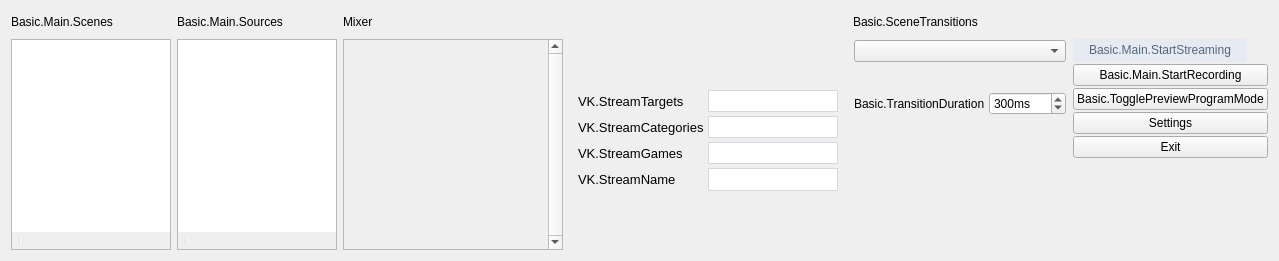
      <widget class="QWidget" name="gridLayoutWidget_2">
       <layout class="QGridLayout" name="gridLayout_2">
        <item row="1" column="5">
         <widget class="QWidget" name="transitionsContainer" native="true">
          <layout class="QVBoxLayout" name="verticalLayout">
           <property name="spacing">
            <number>4</number>
           </property>
           <property name="leftMargin">
            <number>1</number>
           </property>
           <property name="topMargin">
            <number>1</number>
           </property>
           <property name="rightMargin">
            <number>1</number>
           </property>
           <property name="bottomMargin">
            <number>2</number>
           </property>
           <item>
            <widget class="QComboBox" name="transitions">
             <property name="minimumSize">
              <size>
               <width>120</width>
               <height>0</height>
              </size>
             </property>
             <property name="accessibleName">
              <string>Transition</string>
             </property>
            </widget>
           </item>
           <item>
            <layout class="QHBoxLayout" name="horizontalLayout_4">
             <property name="spacing">
              <number>4</number>
             </property>
             <item>
              <spacer name="horizontalSpacer">
               <property name="orientation">
                <enum>Qt::Horizontal</enum>
               </property>
               <property name="sizeType">
                <enum>QSizePolicy::Preferred</enum>
               </property>
               <property name="sizeHint" stdset="0">
                <size>
                 <width>40</width>
                 <height>20</height>
                </size>
               </property>
              </spacer>
             </item>
             <item>
              <widget class="QPushButton" name="transitionAdd">
               <property name="sizePolicy">
                <sizepolicy hsizetype="Maximum" vsizetype="Maximum">
                 <horstretch>0</horstretch>
                 <verstretch>0</verstretch>
                </sizepolicy>
               </property>
               <property name="maximumSize">
                <size>
                 <width>22</width>
                 <height>22</height>
                </size>
               </property>
               <property name="toolTip">
                <string>Basic.AddTransition</string>
               </property>
               <property name="accessibleName">
                <string>Basic.AddTransition</string>
               </property>
               <property name="text">
                <string notr="true"/>
               </property>
               <property name="icon">
                <iconset resource="obs.qrc">
                 <normaloff>:/res/images/add.png</normaloff>:/res/images/add.png</iconset>
               </property>
               <property name="flat">
                <bool>true</bool>
               </property>
               <property name="themeID" stdset="0">
                <string notr="true">addIconSmall</string>
               </property>
              </widget>
             </item>
             <item>
              <widget class="QPushButton" name="transitionRemove">
               <property name="sizePolicy">
                <sizepolicy hsizetype="Maximum" vsizetype="Maximum">
                 <horstretch>0</horstretch>
                 <verstretch>0</verstretch>
                </sizepolicy>
               </property>
               <property name="maximumSize">
                <size>
                 <width>22</width>
                 <height>22</height>
                </size>
               </property>
               <property name="toolTip">
                <string>Basic.RemoveTransition</string>
               </property>
               <property name="accessibleName">
                <string>Basic.RemoveTransition</string>
               </property>
               <property name="text">
                <string notr="true"/>
               </property>
               <property name="icon">
                <iconset resource="obs.qrc">
                 <normaloff>:/res/images/list_remove.png</normaloff>:/res/images/list_remove.png</iconset>
               </property>
               <property name="flat">
                <bool>true</bool>
               </property>
               <property name="themeID" stdset="0">
                <string notr="true">removeIconSmall</string>
               </property>
              </widget>
             </item>
             <item>
              <widget class="QPushButton" name="transitionProps">
               <property name="sizePolicy">
                <sizepolicy hsizetype="Maximum" vsizetype="Maximum">
                 <horstretch>0</horstretch>
                 <verstretch>0</verstretch>
                </sizepolicy>
               </property>
               <property name="maximumSize">
                <size>
                 <width>22</width>
                 <height>22</height>
                </size>
               </property>
               <property name="toolTip">
                <string>Basic.TransitionProperties</string>
               </property>
               <property name="accessibleName">
                <string>Basic.TransitionProperties</string>
               </property>
               <property name="text">
                <string notr="true"/>
               </property>
               <property name="icon">
                <iconset resource="obs.qrc">
                 <normaloff>:/res/images/configuration21_16.png</normaloff>:/res/images/configuration21_16.png</iconset>
               </property>
               <property name="flat">
                <bool>true</bool>
               </property>
               <property name="themeID" stdset="0">
                <string notr="true">configIconSmall</string>
               </property>
              </widget>
             </item>
            </layout>
           </item>
           <item>
            <layout class="QHBoxLayout" name="horizontalLayout_3">
             <property name="spacing">
              <number>4</number>
             </property>
             <item>
              <widget class="QLabel" name="transitionDurationLabel">
               <property name="sizePolicy">
                <sizepolicy hsizetype="Maximum" vsizetype="Preferred">
                 <horstretch>0</horstretch>
                 <verstretch>0</verstretch>
                </sizepolicy>
               </property>
               <property name="text">
                <string>Basic.TransitionDuration</string>
               </property>
               <property name="buddy">
                <cstring>transitionDuration</cstring>
               </property>
              </widget>
             </item>
             <item>
              <widget class="QSpinBox" name="transitionDuration">
               <property name="accessibleName">
                <string>Basic.TransitionDuration</string>
               </property>
               <property name="suffix">
                <string>ms</string>
               </property>
               <property name="minimum">
                <number>2</number>
               </property>
               <property name="maximum">
                <number>10000</number>
               </property>
               <property name="singleStep">
                <number>50</number>
               </property>
               <property name="value">
                <number>300</number>
               </property>
              </widget>
             </item>
            </layout>
           </item>
           <item>
            <spacer name="verticalSpacer">
             <property name="orientation">
              <enum>Qt::Vertical</enum>
             </property>
             <property name="sizeHint" stdset="0">
              <size>
               <width>20</width>
               <height>40</height>
              </size>
             </property>
            </spacer>
           </item>
          </layout>
         </widget>
        </item>
        <item row="1" column="3">
         <widget class="QWidget" name="vkOptionsContainer" native="true">
          <property name="sizePolicy">
           <sizepolicy hsizetype="Fixed" vsizetype="Fixed">
            <horstretch>0</horstretch>
            <verstretch>0</verstretch>
           </sizepolicy>
          </property>
          <property name="font">
           <font>
            <pointsize>-1</pointsize>
           </font>
          </property>
          <property name="styleSheet">
           <string notr="true">font-size: 13px;</string>
          </property>
          <layout class="QVBoxLayout" name="VKLayout">
           <property name="spacing">
            <number>4</number>
           </property>
           <property name="topMargin">
            <number>1</number>
           </property>
           <item>
            <layout class="QFormLayout" name="formLayout_2">
             <property name="formAlignment">
              <set>Qt::AlignLeading|Qt::AlignLeft|Qt::AlignVCenter</set>
             </property>
             <item row="1" column="0">
              <widget class="QLabel" name="vkTargetsLabel">
               <property name="text">
                <string>VK.StreamTargets</string>
               </property>
              </widget>
             </item>
             <item row="1" column="1">
              <widget class="QComboBox" name="VKStreamTargets">
               <property name="sizePolicy">
                <sizepolicy hsizetype="Expanding" vsizetype="Fixed">
                 <horstretch>0</horstretch>
                 <verstretch>0</verstretch>
                </sizepolicy>
               </property>
               <property name="minimumSize">
                <size>
                 <width>0</width>
                 <height>0</height>
                </size>
               </property>
               <property name="maximumSize">
                <size>
                 <width>16777215</width>
                 <height>16777215</height>
                </size>
               </property>
               <property name="styleSheet">
                <string notr="true">QComboBox {
    border: 1px solid #d3d9de;
    border-radius: 1px;
    padding: 2px 2px 1px 6px;
	background: white;
}

QComboBox::drop-down {
    border-left-width: 0px;
	padding-right: 6px;
}

QComboBox:on {
	border-color: #c9d0d6;
	border-bottom-right-radius: 0px;
	border-bottom-left-radius: 0px;
}

QComboBox::down-arrow {
    image: url(:res/images/vk_dropdown_arrow.png);
}

QComboBox QAbstractItemView {
	selection-background-color: #e7edf2;
	selection-color: #000000;
	outline: 0px;
}</string>
               </property>
              </widget>
             </item>
             <item row="2" column="0">
              <widget class="QLabel" name="vkCategoriesLabel">
               <property name="text">
                <string>VK.StreamCategories</string>
               </property>
              </widget>
             </item>
             <item row="2" column="1">
              <widget class="QComboBox" name="VKStreamCategories">
               <property name="sizePolicy">
                <sizepolicy hsizetype="Expanding" vsizetype="Fixed">
                 <horstretch>0</horstretch>
                 <verstretch>0</verstretch>
                </sizepolicy>
               </property>
               <property name="minimumSize">
                <size>
                 <width>0</width>
                 <height>0</height>
                </size>
               </property>
               <property name="maximumSize">
                <size>
                 <width>16777215</width>
                 <height>16777215</height>
                </size>
               </property>
               <property name="styleSheet">
                <string notr="true">QComboBox {
    border: 1px solid #d3d9de;
    border-radius: 1px;
    padding: 2px 2px 1px 6px;
	background: white;
}

QComboBox::drop-down {
    border-left-width: 0px;
	padding-right: 6px;
}

QComboBox:on {
	border-color: #c9d0d6;
	border-bottom-right-radius: 0px;
	border-bottom-left-radius: 0px;
}

QComboBox::down-arrow {
    image: url(:res/images/vk_dropdown_arrow.png);
}

QComboBox QAbstractItemView {
	selection-background-color: #e7edf2;
	selection-color: #000000;
	outline: 0px;
}</string>
               </property>
              </widget>
             </item>
             <item row="3" column="0">
              <widget class="QLabel" name="vkGamesLabel">
               <property name="text">
                <string>VK.StreamGames</string>
               </property>
              </widget>
             </item>
             <item row="3" column="1">
              <widget class="QComboBox" name="VKStreamGames">
               <property name="sizePolicy">
                <sizepolicy hsizetype="Expanding" vsizetype="Fixed">
                 <horstretch>0</horstretch>
                 <verstretch>0</verstretch>
                </sizepolicy>
               </property>
               <property name="minimumSize">
                <size>
                 <width>0</width>
                 <height>0</height>
                </size>
               </property>
               <property name="maximumSize">
                <size>
                 <width>16777215</width>
                 <height>16777215</height>
                </size>
               </property>
               <property name="styleSheet">
                <string notr="true">QComboBox {
    border: 1px solid #d3d9de;
    border-radius: 1px;
    padding: 2px 2px 1px 6px;
	background: white;
}

QComboBox::drop-down {
    border-left-width: 0px;
	padding-right: 6px;
}

QComboBox:on {
	border-color: #c9d0d6;
	border-bottom-right-radius: 0px;
	border-bottom-left-radius: 0px;
}

QComboBox::down-arrow {
    image: url(:res/images/vk_dropdown_arrow.png);
}

QComboBox QAbstractItemView {
	selection-background-color: #e7edf2;
	selection-color: #000000;
	outline: 0px;
}</string>
               </property>
              </widget>
             </item>
             <item row="4" column="0">
              <widget class="QLabel" name="vkNameLabel">
               <property name="text">
                <string>VK.StreamName</string>
               </property>
              </widget>
             </item>
             <item row="4" column="1">
              <widget class="QLineEdit" name="VKStreamName">
               <property name="sizePolicy">
                <sizepolicy hsizetype="Expanding" vsizetype="Fixed">
                 <horstretch>0</horstretch>
                 <verstretch>0</verstretch>
                </sizepolicy>
               </property>
               <property name="minimumSize">
                <size>
                 <width>0</width>
                 <height>0</height>
                </size>
               </property>
               <property name="maximumSize">
                <size>
                 <width>16777215</width>
                 <height>16777215</height>
                </size>
               </property>
               <property name="styleSheet">
                <string notr="true">QLineEdit {
    border: 1px solid #d3d9de;
	border-radius: 1px;
	padding: 2px 2px 2px 3px;
}</string>
               </property>
               <property name="text">
                <string/>
               </property>
               <property name="cursorPosition">
                <number>0</number>
               </property>
              </widget>
             </item>
            </layout>
           </item>
          </layout>
         </widget>
        </item>
        <item row="0" column="1">
         <widget class="QLabel" name="sourcesLabel">
          <property name="text">
           <string>Basic.Main.Sources</string>
          </property>
         </widget>
        </item>
        <item row="0" column="0">
         <widget class="QLabel" name="scenesLabel">
          <property name="text">
           <string>Basic.Main.Scenes</string>
          </property>
         </widget>
        </item>
        <item row="1" column="6">
         <layout class="QVBoxLayout" name="buttonsVLayout">
          <property name="spacing">
           <number>2</number>
          </property>
          <item>
           <widget class="QPushButton" name="streamButton">
            <property name="enabled">
             <bool>true</bool>
            </property>
            <property name="sizePolicy">
             <sizepolicy hsizetype="Fixed" vsizetype="Fixed">
              <horstretch>0</horstretch>
              <verstretch>0</verstretch>
             </sizepolicy>
            </property>
            <property name="minimumSize">
             <size>
              <width>0</width>
              <height>0</height>
             </size>
            </property>
            <property name="maximumSize">
             <size>
              <width>16777215</width>
              <height>16777215</height>
             </size>
            </property>
            <property name="styleSheet">
             <string notr="true">QPushButton {
	background-color: #e5ebf1;
	color: #55677d;
	border: none;
	padding: 4px 16px 5px 16px;
	outline: 0px;
}
QPushButton:hover {
	background-color: #dfe6ed;
}
QPushButton:pressed {
	background-color: #dae2ea;
}</string>
            </property>
            <property name="text">
             <string>Basic.Main.StartStreaming</string>
            </property>
            <property name="checkable">
             <bool>false</bool>
            </property>
           </widget>
          </item>
          <item>
           <widget class="QPushButton" name="recordButton">
            <property name="enabled">
             <bool>true</bool>
            </property>
            <property name="sizePolicy">
             <sizepolicy hsizetype="Preferred" vsizetype="Fixed">
              <horstretch>0</horstretch>
              <verstretch>0</verstretch>
             </sizepolicy>
            </property>
            <property name="minimumSize">
             <size>
              <width>130</width>
              <height>0</height>
             </size>
            </property>
            <property name="text">
             <string>Basic.Main.StartRecording</string>
            </property>
           </widget>
          </item>
          <item>
           <widget class="QPushButton" name="modeSwitch">
            <property name="text">
             <string>Basic.TogglePreviewProgramMode</string>
            </property>
            <property name="checkable">
             <bool>true</bool>
            </property>
           </widget>
          </item>
          <item>
           <widget class="QPushButton" name="settingsButton">
            <property name="sizePolicy">
             <sizepolicy hsizetype="Preferred" vsizetype="Fixed">
              <horstretch>0</horstretch>
              <verstretch>0</verstretch>
             </sizepolicy>
            </property>
            <property name="text">
             <string>Settings</string>
            </property>
           </widget>
          </item>
          <item>
           <widget class="QPushButton" name="exitButton">
            <property name="sizePolicy">
             <sizepolicy hsizetype="Preferred" vsizetype="Fixed">
              <horstretch>0</horstretch>
              <verstretch>0</verstretch>
             </sizepolicy>
            </property>
            <property name="text">
             <string>Exit</string>
            </property>
           </widget>
          </item>
          <item>
           <spacer name="expVSpacer_2">
            <property name="orientation">
             <enum>Qt::Vertical</enum>
            </property>
            <property name="sizeHint" stdset="0">
             <size>
              <width>0</width>
              <height>0</height>
             </size>
            </property>
           </spacer>
          </item>
         </layout>
        </item>
        <item row="1" column="1">
         <layout class="QVBoxLayout" name="sourcesVLayout">
          <property name="spacing">
           <number>0</number>
          </property>
          <item>
           <widget class="QFrame" name="sourcesFrame">
            <property name="sizePolicy">
             <sizepolicy hsizetype="Expanding" vsizetype="Expanding">
              <horstretch>0</horstretch>
              <verstretch>0</verstretch>
             </sizepolicy>
            </property>
            <property name="minimumSize">
             <size>
              <width>160</width>
              <height>0</height>
             </size>
            </property>
            <property name="maximumSize">
             <size>
              <width>260</width>
              <height>16777215</height>
             </size>
            </property>
            <property name="frameShape">
             <enum>QFrame::StyledPanel</enum>
            </property>
            <property name="frameShadow">
             <enum>QFrame::Sunken</enum>
            </property>
            <layout class="QVBoxLayout" name="verticalLayout_16">
             <property name="spacing">
              <number>0</number>
             </property>
             <property name="leftMargin">
              <number>0</number>
             </property>
             <property name="topMargin">
              <number>0</number>
             </property>
             <property name="rightMargin">
              <number>0</number>
             </property>
             <property name="bottomMargin">
              <number>0</number>
             </property>
             <item>
              <widget class="SourceListWidget" name="sources">
               <property name="sizePolicy">
                <sizepolicy hsizetype="Preferred" vsizetype="Expanding">
                 <horstretch>0</horstretch>
                 <verstretch>0</verstretch>
                </sizepolicy>
               </property>
               <property name="contextMenuPolicy">
                <enum>Qt::CustomContextMenu</enum>
               </property>
               <property name="frameShape">
                <enum>QFrame::NoFrame</enum>
               </property>
               <property name="showDropIndicator" stdset="0">
                <bool>true</bool>
               </property>
               <property name="dragEnabled">
                <bool>true</bool>
               </property>
               <property name="dragDropMode">
                <enum>QAbstractItemView::InternalMove</enum>
               </property>
               <property name="defaultDropAction">
                <enum>Qt::TargetMoveAction</enum>
               </property>
               <property name="selectionMode">
                <enum>QAbstractItemView::ExtendedSelection</enum>
               </property>
               <addaction name="actionRemoveSource"/>
              </widget>
             </item>
             <item>
              <widget class="QToolBar" name="sourcesToolbar">
               <property name="iconSize">
                <size>
                 <width>16</width>
                 <height>16</height>
                </size>
               </property>
               <property name="floatable">
                <bool>false</bool>
               </property>
               <addaction name="actionAddSource"/>
               <addaction name="actionRemoveSource"/>
               <addaction name="actionSourceProperties"/>
               <addaction name="separator"/>
               <addaction name="actionSourceUp"/>
               <addaction name="actionSourceDown"/>
              </widget>
             </item>
             <item>
              <spacer name="sourcesFixedSizeHSpacer">
               <property name="orientation">
                <enum>Qt::Horizontal</enum>
               </property>
               <property name="sizeType">
                <enum>QSizePolicy::Fixed</enum>
               </property>
               <property name="sizeHint" stdset="0">
                <size>
                 <width>150</width>
                 <height>0</height>
                </size>
               </property>
              </spacer>
             </item>
            </layout>
           </widget>
          </item>
         </layout>
        </item>
        <item row="0" column="5">
         <widget class="QLabel" name="sceneTransitionsLabel">
          <property name="text">
           <string>Basic.SceneTransitions</string>
          </property>
         </widget>
        </item>
        <item row="1" column="0">
         <layout class="QVBoxLayout" name="scenesVLayout">
          <property name="spacing">
           <number>0</number>
          </property>
          <item>
           <widget class="QFrame" name="scenesFrame">
            <property name="sizePolicy">
             <sizepolicy hsizetype="Expanding" vsizetype="Expanding">
              <horstretch>0</horstretch>
              <verstretch>0</verstretch>
             </sizepolicy>
            </property>
            <property name="minimumSize">
             <size>
              <width>160</width>
              <height>0</height>
             </size>
            </property>
            <property name="maximumSize">
             <size>
              <width>260</width>
              <height>16777215</height>
             </size>
            </property>
            <property name="frameShape">
             <enum>QFrame::StyledPanel</enum>
            </property>
            <property name="frameShadow">
             <enum>QFrame::Sunken</enum>
            </property>
            <layout class="QVBoxLayout" name="verticalLayout_11">
             <property name="spacing">
              <number>0</number>
             </property>
             <property name="leftMargin">
              <number>0</number>
             </property>
             <property name="topMargin">
              <number>0</number>
             </property>
             <property name="rightMargin">
              <number>0</number>
             </property>
             <property name="bottomMargin">
              <number>0</number>
             </property>
             <item>
              <widget class="QListWidget" name="scenes">
               <property name="sizePolicy">
                <sizepolicy hsizetype="Preferred" vsizetype="Expanding">
                 <horstretch>0</horstretch>
                 <verstretch>0</verstretch>
                </sizepolicy>
               </property>
               <property name="contextMenuPolicy">
                <enum>Qt::CustomContextMenu</enum>
               </property>
               <property name="frameShape">
                <enum>QFrame::NoFrame</enum>
               </property>
               <property name="frameShadow">
                <enum>QFrame::Plain</enum>
               </property>
               <property name="showDropIndicator" stdset="0">
                <bool>true</bool>
               </property>
               <property name="dragEnabled">
                <bool>true</bool>
               </property>
               <property name="dragDropMode">
                <enum>QAbstractItemView::InternalMove</enum>
               </property>
               <property name="defaultDropAction">
                <enum>Qt::TargetMoveAction</enum>
               </property>
               <addaction name="actionRemoveScene"/>
              </widget>
             </item>
             <item>
              <widget class="QToolBar" name="scenesToolbar">
               <property name="iconSize">
                <size>
                 <width>16</width>
                 <height>16</height>
                </size>
               </property>
               <property name="floatable">
                <bool>false</bool>
               </property>
               <addaction name="actionAddScene"/>
               <addaction name="actionRemoveScene"/>
               <addaction name="separator"/>
               <addaction name="actionSceneUp"/>
               <addaction name="actionSceneDown"/>
              </widget>
             </item>
             <item>
              <spacer name="scenesFixedSizeHSpacer">
               <property name="orientation">
                <enum>Qt::Horizontal</enum>
               </property>
               <property name="sizeType">
                <enum>QSizePolicy::Fixed</enum>
               </property>
               <property name="sizeHint" stdset="0">
                <size>
                 <width>150</width>
                 <height>0</height>
                </size>
               </property>
              </spacer>
             </item>
            </layout>
           </widget>
          </item>
         </layout>
        </item>
        <item row="1" column="2">
         <widget class="VScrollArea" name="scrollArea">
          <property name="minimumSize">
           <size>
            <width>220</width>
            <height>0</height>
           </size>
          </property>
          <property name="frameShape">
           <enum>QFrame::StyledPanel</enum>
          </property>
          <property name="frameShadow">
           <enum>QFrame::Sunken</enum>
          </property>
          <property name="verticalScrollBarPolicy">
           <enum>Qt::ScrollBarAlwaysOn</enum>
          </property>
          <property name="horizontalScrollBarPolicy">
           <enum>Qt::ScrollBarAlwaysOff</enum>
          </property>
          <property name="widgetResizable">
           <bool>true</bool>
          </property>
          <widget class="QWidget" name="volumeWidgets">
           <property name="geometry">
            <rect>
             <x>0</x>
             <y>0</y>
             <width>201</width>
             <height>16</height>
            </rect>
           </property>
           <property name="sizePolicy">
            <sizepolicy hsizetype="Preferred" vsizetype="Maximum">
             <horstretch>0</horstretch>
             <verstretch>0</verstretch>
            </sizepolicy>
           </property>
           <layout class="QVBoxLayout" name="verticalLayout_18">
            <property name="spacing">
             <number>0</number>
            </property>
            <property name="leftMargin">
             <number>0</number>
            </property>
            <property name="topMargin">
             <number>0</number>
            </property>
            <property name="rightMargin">
             <number>0</number>
            </property>
            <property name="bottomMargin">
             <number>0</number>
            </property>
           </layout>
          </widget>
         </widget>
        </item>
        <item row="1" column="4">
         <spacer name="horizontalSpacer_2">
          <property name="orientation">
           <enum>Qt::Horizontal</enum>
          </property>
          <property name="sizeHint" stdset="0">
           <size>
            <width>0</width>
            <height>0</height>
           </size>
          </property>
         </spacer>
        </item>
        <item row="0" column="2">
         <layout class="QHBoxLayout" name="mixadvHLayout">
          <property name="spacing">
           <number>2</number>
          </property>
          <item>
           <widget class="QLabel" name="mixerLabel">
            <property name="sizePolicy">
             <sizepolicy hsizetype="Maximum" vsizetype="Preferred">
              <horstretch>0</horstretch>
              <verstretch>0</verstretch>
             </sizepolicy>
            </property>
            <property name="text">
             <string>Mixer</string>
            </property>
           </widget>
          </item>
          <item>
           <widget class="QPushButton" name="advAudioProps">
            <property name="sizePolicy">
             <sizepolicy hsizetype="Maximum" vsizetype="Maximum">
              <horstretch>0</horstretch>
              <verstretch>0</verstretch>
             </sizepolicy>
            </property>
            <property name="maximumSize">
             <size>
              <width>22</width>
              <height>22</height>
             </size>
            </property>
            <property name="accessibleName">
             <string>Basic.AdvAudio</string>
            </property>
            <property name="text">
             <string notr="true"/>
            </property>
            <property name="icon">
             <iconset resource="obs.qrc">
              <normaloff>:/res/images/configuration21_16.png</normaloff>:/res/images/configuration21_16.png</iconset>
            </property>
            <property name="flat">
             <bool>true</bool>
            </property>
            <property name="themeID" stdset="0">
             <string notr="true">configIconSmall</string>
            </property>
           </widget>
          </item>
          <item>
           <spacer name="mixadvHSpacer_4">
            <property name="orientation">
             <enum>Qt::Horizontal</enum>
            </property>
            <property name="sizeHint" stdset="0">
             <size>
              <width>0</width>
              <height>0</height>
             </size>
            </property>
           </spacer>
          </item>
         </layout>
        </item>
        <item row="1" column="7">
         <spacer name="horizontalSpacer_3">
          <property name="orientation">
           <enum>Qt::Horizontal</enum>
          </property>
          <property name="sizeHint" stdset="0">
           <size>
            <width>0</width>
            <height>0</height>
           </size>
          </property>
         </spacer>
        </item>
       </layout>
      </widget>
